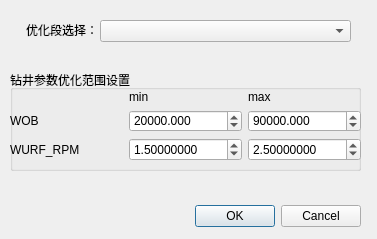
<?xml version="1.0" encoding="UTF-8"?>
<ui version="4.0">
 <class>Dialog</class>
 <widget class="QDialog" name="Dialog">
  <property name="geometry">
   <rect>
    <x>0</x>
    <y>0</y>
    <width>377</width>
    <height>239</height>
   </rect>
  </property>
  <property name="windowTitle">
   <string>Dialog</string>
  </property>
  <widget class="QDialogButtonBox" name="buttonBox">
   <property name="geometry">
    <rect>
     <x>20</x>
     <y>200</y>
     <width>341</width>
     <height>32</height>
    </rect>
   </property>
   <property name="orientation">
    <enum>Qt::Horizontal</enum>
   </property>
   <property name="standardButtons">
    <set>QDialogButtonBox::Cancel|QDialogButtonBox::Ok</set>
   </property>
  </widget>
  <widget class="QGroupBox" name="groupBox_param_set_2">
   <property name="geometry">
    <rect>
     <x>10</x>
     <y>70</y>
     <width>351</width>
     <height>101</height>
    </rect>
   </property>
   <property name="title">
    <string>钻井参数优化范围设置</string>
   </property>
   <widget class="QWidget" name="gridLayoutWidget">
    <property name="geometry">
     <rect>
      <x>0</x>
      <y>20</y>
      <width>351</width>
      <height>71</height>
     </rect>
    </property>
    <layout class="QGridLayout" name="gridLayout">
     <item row="1" column="2">
      <widget class="QDoubleSpinBox" name="WOB_max">
       <property name="decimals">
        <number>3</number>
       </property>
       <property name="maximum">
        <double>1000000.000000000000000</double>
       </property>
       <property name="singleStep">
        <double>0.000000000000000</double>
       </property>
       <property name="value">
        <double>90000.000000000000000</double>
       </property>
      </widget>
     </item>
     <item row="2" column="2">
      <widget class="QDoubleSpinBox" name="WURF_RPM_max">
       <property name="decimals">
        <number>8</number>
       </property>
       <property name="value">
        <double>2.500000000000000</double>
       </property>
      </widget>
     </item>
     <item row="1" column="0">
      <widget class="QLabel" name="label_50">
       <property name="text">
        <string>WOB</string>
       </property>
      </widget>
     </item>
     <item row="0" column="2">
      <widget class="QLabel" name="label_54">
       <property name="text">
        <string>max</string>
       </property>
      </widget>
     </item>
     <item row="2" column="0">
      <widget class="QLabel" name="label_57">
       <property name="text">
        <string>WURF_RPM</string>
       </property>
      </widget>
     </item>
     <item row="1" column="1">
      <widget class="QDoubleSpinBox" name="WOB_min">
       <property name="decimals">
        <number>3</number>
       </property>
       <property name="maximum">
        <double>1000000.000000000000000</double>
       </property>
       <property name="value">
        <double>20000.000000000000000</double>
       </property>
      </widget>
     </item>
     <item row="2" column="1">
      <widget class="QDoubleSpinBox" name="WURF_RPM_min">
       <property name="decimals">
        <number>8</number>
       </property>
       <property name="value">
        <double>1.500000000000000</double>
       </property>
      </widget>
     </item>
     <item row="0" column="1">
      <widget class="QLabel" name="label_53">
       <property name="text">
        <string>min</string>
       </property>
      </widget>
     </item>
    </layout>
   </widget>
  </widget>
  <widget class="QLabel" name="label_3">
   <property name="geometry">
    <rect>
     <x>26</x>
     <y>20</y>
     <width>71</width>
     <height>20</height>
    </rect>
   </property>
   <property name="minimumSize">
    <size>
     <width>0</width>
     <height>20</height>
    </size>
   </property>
   <property name="text">
    <string>优化段选择：</string>
   </property>
  </widget>
  <widget class="QComboBox" name="comboBox_perforated_interval">
   <property name="geometry">
    <rect>
     <x>100</x>
     <y>20</y>
     <width>251</width>
     <height>22</height>
    </rect>
   </property>
  </widget>
 </widget>
 <resources/>
 <connections>
  <connection>
   <sender>buttonBox</sender>
   <signal>accepted()</signal>
   <receiver>Dialog</receiver>
   <slot>accept()</slot>
   <hints>
    <hint type="sourcelabel">
     <x>248</x>
     <y>254</y>
    </hint>
    <hint type="destinationlabel">
     <x>157</x>
     <y>274</y>
    </hint>
   </hints>
  </connection>
  <connection>
   <sender>buttonBox</sender>
   <signal>rejected()</signal>
   <receiver>Dialog</receiver>
   <slot>reject()</slot>
   <hints>
    <hint type="sourcelabel">
     <x>316</x>
     <y>260</y>
    </hint>
    <hint type="destinationlabel">
     <x>286</x>
     <y>274</y>
    </hint>
   </hints>
  </connection>
 </connections>
</ui>
